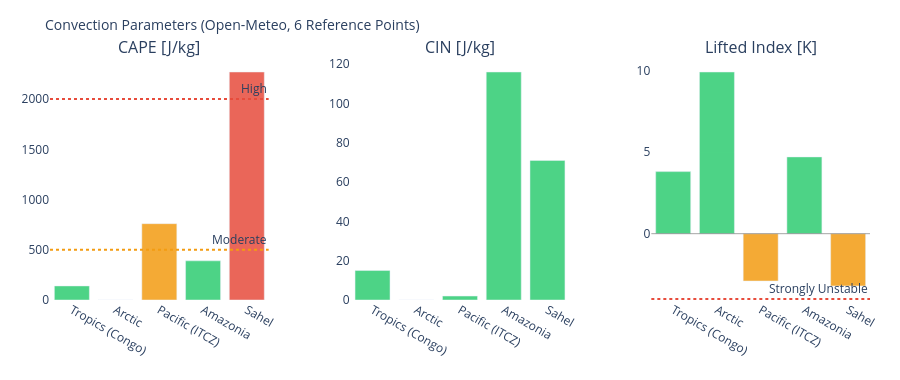

This figure's notebook cell:
### Markdown cell above
---
## 3. Visualizations

### Code cell
# ============================================================
# CAPE / CIN / LIFTED INDEX – Convection potential
# ============================================================

if not df_atm.empty:
    fig = make_subplots(
        rows=1, cols=3,
        subplot_titles=['CAPE [J/kg]', 'CIN [J/kg]', 'Lifted Index [K]'],
        horizontal_spacing=0.1
    )
    pts = df_atm['point'].tolist()
    pt_colors = ['#E85D24','#185FA5','#888780','#378ADD','#639922','#F2A623']

    # CAPE – höher = mehr Gewitterpotential
    cape_vals = df_atm['cape'].fillna(0).tolist()
    cape_colors = ['#e74c3c' if v > 2000 else '#f39c12' if v > 500 else '#2ecc71'
                   for v in cape_vals]
    fig.add_trace(go.Bar(x=pts, y=cape_vals, marker_color=cape_colors,
                         opacity=0.85, showlegend=False), row=1, col=1)
    fig.add_hline(y=2000, line_dash='dot', line_color='#e74c3c',
                  annotation_text='High', row=1, col=1)
    fig.add_hline(y=500,  line_dash='dot', line_color='#f39c12',
                  annotation_text='Moderate', row=1, col=1)

    # CIN – negativer = stärker gedeckelt (weniger Auslöse)
    cin_vals = df_atm['cin'].fillna(0).tolist()
    cin_colors = ['#e74c3c' if v < -200 else '#f39c12' if v < -50 else '#2ecc71'
                  for v in cin_vals]
    fig.add_trace(go.Bar(x=pts, y=cin_vals, marker_color=cin_colors,
                         opacity=0.85, showlegend=False), row=1, col=2)

    # Lifted Index – negativ = instabil
    li_vals = df_atm['li'].fillna(0).tolist()
    li_colors = ['#e74c3c' if v < -4 else '#f39c12' if v < 0 else '#2ecc71'
                 for v in li_vals]
    fig.add_trace(go.Bar(x=pts, y=li_vals, marker_color=li_colors,
                         opacity=0.85, showlegend=False), row=1, col=3)
    fig.add_hline(y=0, line_color='gray', line_width=0.7, row=1, col=3)
    fig.add_hline(y=-4, line_dash='dot', line_color='#e74c3c',
                  annotation_text='Strongly Unstable', row=1, col=3)

    fig.update_layout(
        title=dict(text='Convection Parameters (Open-Meteo, 6 Reference Points)', font=dict(size=14)),
        height=380, plot_bgcolor='rgba(0,0,0,0)', paper_bgcolor='rgba(0,0,0,0)',
        margin=dict(l=50, r=30, t=60, b=80)
    )
    fig.update_xaxes(tickangle=30)
    fig.show()

### Figure 1 — Plotly figure (JSON) as saved in the notebook; plotly's stock layout.template omitted (floating-point values rounded to 4 significant figures)
{"data": [{"marker": {"color": ["#2ecc71", "#2ecc71", "#f39c12", "#2ecc71", "#e74c3c"]}, "opacity": 0.85, "showlegend": false, "type": "bar", "x": ["Tropics (Congo)", "Arctic", "Pacific (ITCZ)", "Amazonia", "Sahel"], "xaxis": "x", "y": [140.0, 0.0, 760.0, 390.0, 2270.0], "yaxis": "y"}, {"marker": {"color": ["#2ecc71", "#2ecc71", "#2ecc71", "#2ecc71", "#2ecc71"]}, "opacity": 0.85, "showlegend": false, "type": "bar", "x": ["Tropics (Congo)", "Arctic", "Pacific (ITCZ)", "Amazonia", "Sahel"], "xaxis": "x2", "y": [15.0, 0.0, 2.0, 116.0, 71.0], "yaxis": "y2"}, {"marker": {"color": ["#2ecc71", "#2ecc71", "#f39c12", "#2ecc71", "#f39c12"]}, "opacity": 0.85, "showlegend": false, "type": "bar", "x": ["Tropics (Congo)", "Arctic", "Pacific (ITCZ)", "Amazonia", "Sahel"], "xaxis": "x3", "y": [3.8, 9.9, -2.9, 4.7, -3.2], "yaxis": "y3"}], "layout": {"annotations": [{"font": {"size": 16}, "showarrow": false, "text": "CAPE [J/kg]", "x": 0.1333, "xanchor": "center", "xref": "paper", "y": 1.0, "yanchor": "bottom", "yref": "paper"}, {"font": {"size": 16}, "showarrow": false, "text": "CIN [J/kg]", "x": 0.5, "xanchor": "center", "xref": "paper", "y": 1.0, "yanchor": "bottom", "yref": "paper"}, {"font": {"size": 16}, "showarrow": false, "text": "Lifted Index [K]", "x": 0.8667, "xanchor": "center", "xref": "paper", "y": 1.0, "yanchor": "bottom", "yref": "paper"}, {"showarrow": false, "text": "High", "x": 1, "xanchor": "right", "xref": "x domain", "y": 2000, "yanchor": "bottom", "yref": "y"}, {"showarrow": false, "text": "Moderate", "x": 1, "xanchor": "right", "xref": "x domain", "y": 500, "yanchor": "bottom", "yref": "y"}, {"showarrow": false, "text": "Strongly Unstable", "x": 1, "xanchor": "right", "xref": "x3 domain", "y": -4, "yanchor": "bottom", "yref": "y3"}], "height": 380, "margin": {"b": 80, "l": 50, "r": 30, "t": 60}, "paper_bgcolor": "rgba(0,0,0,0)", "plot_bgcolor": "rgba(0,0,0,0)", "shapes": [{"line": {"color": "#e74c3c", "dash": "dot"}, "type": "line", "x0": 0, "x1": 1, "xref": "x domain", "y0": 2000, "y1": 2000, "yref": "y"}, {"line": {"color": "#f39c12", "dash": "dot"}, "type": "line", "x0": 0, "x1": 1, "xref": "x domain", "y0": 500, "y1": 500, "yref": "y"}, {"line": {"color": "gray", "width": 0.7}, "type": "line", "x0": 0, "x1": 1, "xref": "x3 domain", "y0": 0, "y1": 0, "yref": "y3"}, {"line": {"color": "#e74c3c", "dash": "dot"}, "type": "line", "x0": 0, "x1": 1, "xref": "x3 domain", "y0": -4, "y1": -4, "yref": "y3"}], "title": {"font": {"size": 14}, "text": "Convection Parameters (Open-Meteo, 6 Reference Points)"}, "xaxis": {"anchor": "y", "domain": [0.0, 0.2667], "tickangle": 30}, "xaxis2": {"anchor": "y2", "domain": [0.3667, 0.6333], "tickangle": 30}, "xaxis3": {"anchor": "y3", "domain": [0.7333, 1.0], "tickangle": 30}, "yaxis": {"anchor": "x", "domain": [0.0, 1.0]}, "yaxis2": {"anchor": "x2", "domain": [0.0, 1.0]}, "yaxis3": {"anchor": "x3", "domain": [0.0, 1.0]}}}
